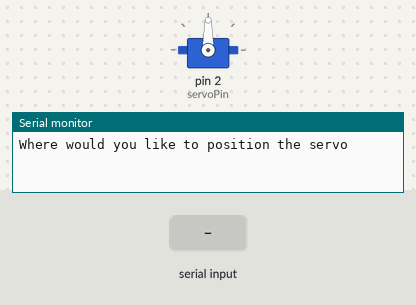
A sketch run on a simulated Arduino Uno, built with avr-gcc and run on an emulated ATmega328P. On the bench: servo, the last lines printed to the serial monitor. The inputs (shaded band) are chosen by the test bench.

Above: at 1.2 s.
1.3 s: "30,150\n" received over Serial
At 3.5 s:
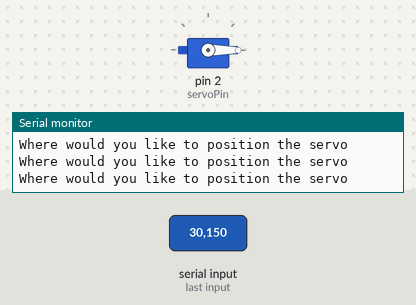
3.8 s: "90,45\n" received over Serial
At 4.1 s:
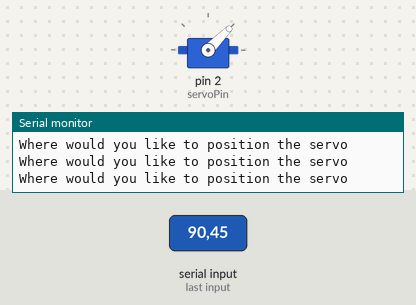
6.3 s: "200\n" received over Serial
At 7.1 s:
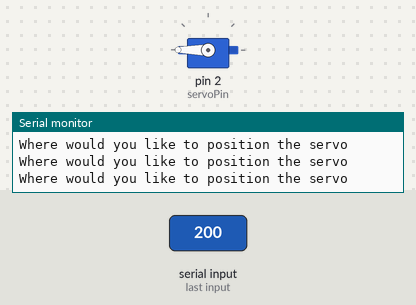
Timing chart, 0 to 9.3 s (numbered marks = the images above; inputs shaded):
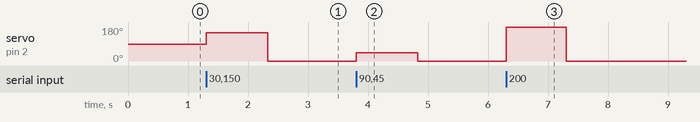

Measured:
- after the input at 1.3 s, servo on pin 2 (servoPin): 90° → 150° at once, → 0° 1.0 s later
- after the input at 3.8 s, servo on pin 2 (servoPin): 0° → 45° at once, → 0° 1.0 s later
- after the input at 6.3 s, servo on pin 2 (servoPin): 0° → 180° at once, → 0° 1.0 s later

The sketch:

Servo.ino
```cpp
#include <Servo.h> //Loading the servo library
int pos = 0 ; //Declare and initialize pos variable
int servoPin = 2 ; // Servo is on pin 9
int servoDelay = 25 ;

 Servo myPointer ; // Create a Servo object called myPointer

//#include <Servo.h>

void setup() {
  Serial.begin(9600);
  myPointer.attach(servoPin);
}

void loop() {


Serial.println("Where would you like to position the servo");
while (Serial.available() == 0) {
  }

pos = Serial.parseInt();  //read user input

myPointer.write(pos);     //write pos to servo
}
```
